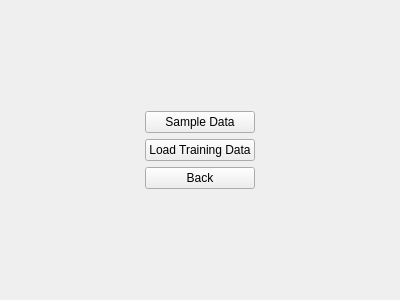
<?xml version="1.0" encoding="UTF-8"?>
<ui version="4.0">
 <class>Form</class>
 <widget class="QWidget" name="Form">
  <property name="geometry">
   <rect>
    <x>0</x>
    <y>0</y>
    <width>400</width>
    <height>300</height>
   </rect>
  </property>
  <property name="windowTitle">
   <string>Form</string>
  </property>
  <layout class="QGridLayout" name="gridLayout_2">
   <item row="0" column="0">
    <spacer name="horizontalSpacer">
     <property name="orientation">
      <enum>Qt::Horizontal</enum>
     </property>
     <property name="sizeHint" stdset="0">
      <size>
       <width>40</width>
       <height>20</height>
      </size>
     </property>
    </spacer>
   </item>
   <item row="0" column="1">
    <layout class="QVBoxLayout" name="verticalLayout">
     <item>
      <spacer name="verticalSpacer">
       <property name="orientation">
        <enum>Qt::Vertical</enum>
       </property>
       <property name="sizeHint" stdset="0">
        <size>
         <width>20</width>
         <height>40</height>
        </size>
       </property>
      </spacer>
     </item>
     <item>
      <widget class="QPushButton" name="sampleData">
       <property name="text">
        <string>Sample Data</string>
       </property>
      </widget>
     </item>
     <item>
      <widget class="QPushButton" name="loadData">
       <property name="text">
        <string>Load Training Data</string>
       </property>
      </widget>
     </item>
     <item>
      <widget class="QPushButton" name="back">
       <property name="text">
        <string>Back</string>
       </property>
      </widget>
     </item>
     <item>
      <spacer name="verticalSpacer_2">
       <property name="orientation">
        <enum>Qt::Vertical</enum>
       </property>
       <property name="sizeHint" stdset="0">
        <size>
         <width>20</width>
         <height>40</height>
        </size>
       </property>
      </spacer>
     </item>
    </layout>
   </item>
   <item row="0" column="2">
    <spacer name="horizontalSpacer_2">
     <property name="orientation">
      <enum>Qt::Horizontal</enum>
     </property>
     <property name="sizeHint" stdset="0">
      <size>
       <width>40</width>
       <height>20</height>
      </size>
     </property>
    </spacer>
   </item>
  </layout>
 </widget>
 <resources/>
 <connections/>
</ui>
